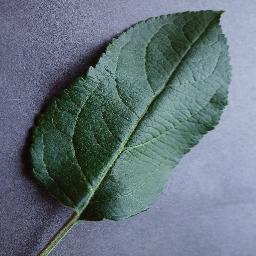
#> input picture dataset/original/Healthy_leaf/bf73cd4a-c19c-457c-827b-144d15f88b37___RS_HL 7830.JPG, 256 x 256 px; its folder holds only this picture in this run
$ python preprocess.py
#> lines starting #> are read from the running program, lines starting #| are printed output that depends on the picture

from pathlib import Path

import numpy as np
import matplotlib.pyplot as plt
from PIL import Image, UnidentifiedImageError


# ==========================================
# 1. CONFIGURATION
# ==========================================

PROJECT_ROOT = Path(__file__).resolve().parents[1]

DATASET_DIR = PROJECT_ROOT / "dataset" / "split"

IMAGE_SIZE = (128, 128)

CLASSES = ["Healthy_leaf", "Unhealthy_leaf"]

IMAGE_EXTENSIONS = {
    ".jpg", ".jpeg", ".png", ".bmp", ".webp"
}


# ==========================================
# 2. LOAD IMAGE
# ==========================================

def load_image(image_path):

    try:
        with Image.open(image_path) as image:

            # Convert image to RGB
#> image is the input picture: PIL image 256x256 RGB; mean R, G, B 100.9, 115.4, 124.7
            image = image.convert("RGB")

            # Resize image
            image = image.resize(
                IMAGE_SIZE,
                Image.Resampling.LANCZOS
            )
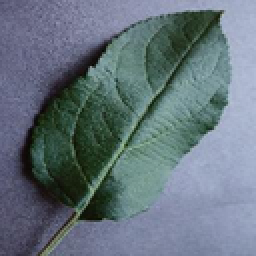
#> image: PIL image 128x128 RGB (shown 2 times larger); mean R, G, B 100.9, 115.4, 124.7

            return image.copy()

    except (UnidentifiedImageError, OSError, ValueError) as error:

        raise ValueError(
            f"Could not process image: {image_path}"
        ) from error


# ==========================================
# 3. CONVERT IMAGE TO NUMPY ARRAY
# ==========================================

def image_to_array(image):

    image_array = np.asarray(
        image,
        dtype=np.float32
    )

    return image_array


# ==========================================
# 4. NORMALIZE IMAGE
# ==========================================

def normalize_image(image_array):

    normalized_array = image_array / 255.0

    return normalized_array


# ==========================================
# 5. FIND SAMPLE IMAGES
# ==========================================

def get_sample_image(class_name):

    class_folder = DATASET_DIR / "train" / class_name

    if not class_folder.exists():
        raise FileNotFoundError(
            f"Folder not found: {class_folder}"
        )

    image_files = sorted([
        file for file in class_folder.iterdir()
        if file.is_file()
        and file.suffix.lower() in IMAGE_EXTENSIONS
    ])

    if not image_files:
        raise FileNotFoundError(
            f"No images found in {class_folder}"
        )

    return image_files[0]


# ==========================================
# 6. PROCESS SAMPLE IMAGES
# ==========================================

processed_images = []

for class_name in CLASSES:

    image_path = get_sample_image(class_name)

    print(f"\nProcessing: {class_name}")
    print(f"Image: {image_path.name}")

    # Load and resize
    image = load_image(image_path)

    # Convert to numerical array
    image_array = image_to_array(image)

    # Normalize pixel values
    normalized_array = normalize_image(image_array)

    # Display information
    print(f"Image dimensions: {image.size}")
#| Image dimensions: (128, 128)
    print(f"Array shape: {image_array.shape}")
#| Array shape: (128, 128, 3)
    print(f"Data type: {image_array.dtype}")
#| Data type: float32

    print(
        f"Original pixel range: "
        f"{image_array.min():.2f} - {image_array.max():.2f}"
    )
#| Original pixel range: 1.00 - 214.00

    print(
        f"Normalized pixel range: "
        f"{normalized_array.min():.4f} - "
        f"{normalized_array.max():.4f}"
    )
#| Normalized pixel range: 0.0039 - 0.8392

    processed_images.append(
        (class_name, image, normalized_array)
    )


# ==========================================
# 7. VISUALIZE RESULTS
# ==========================================

fig, axes = plt.subplots(2, 2, figsize=(10, 8))

for row, (class_name, image, normalized_array) in enumerate(
    processed_images
):

    # Display resized image
    axes[row, 0].imshow(image)

    axes[row, 0].set_title(
        f"{class_name} - Resized"
    )

    axes[row, 0].axis("off")

    # Display normalized image
    axes[row, 1].imshow(normalized_array)

    axes[row, 1].set_title(
        f"{class_name} - Normalized"
    )

    axes[row, 1].axis("off")
#> this loop made 2 passes
#> (row, class_name) on passes 1 to 2: (0, 'Healthy_leaf'), (1, 'Unhealthy_leaf')


plt.tight_layout()

plt.show()
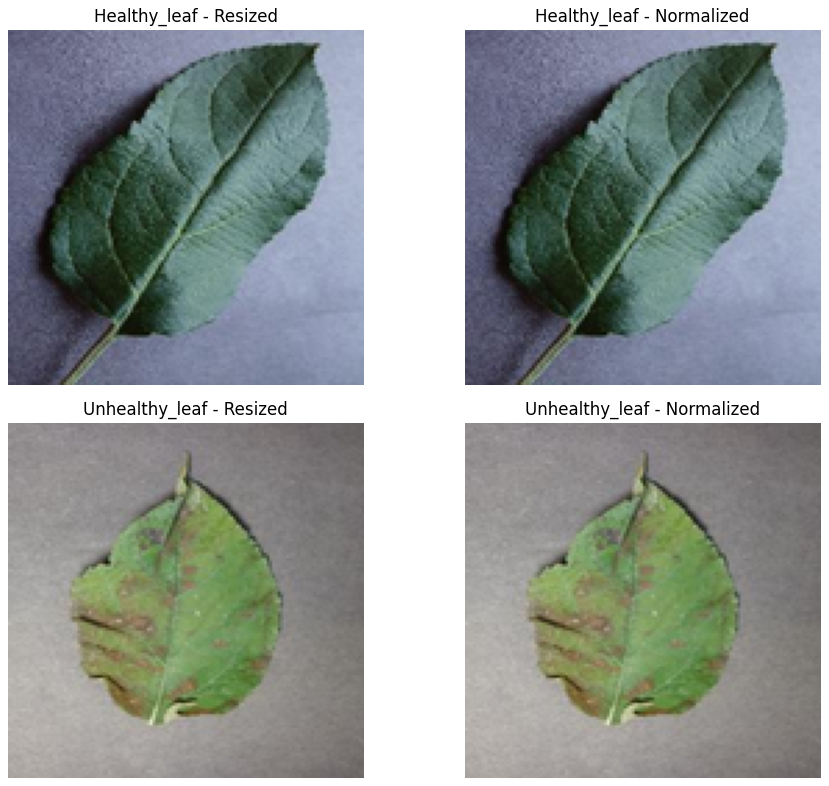
#> figure drawn by matplotlib, 4 panels


print("\nImage preprocessing completed successfully!")
